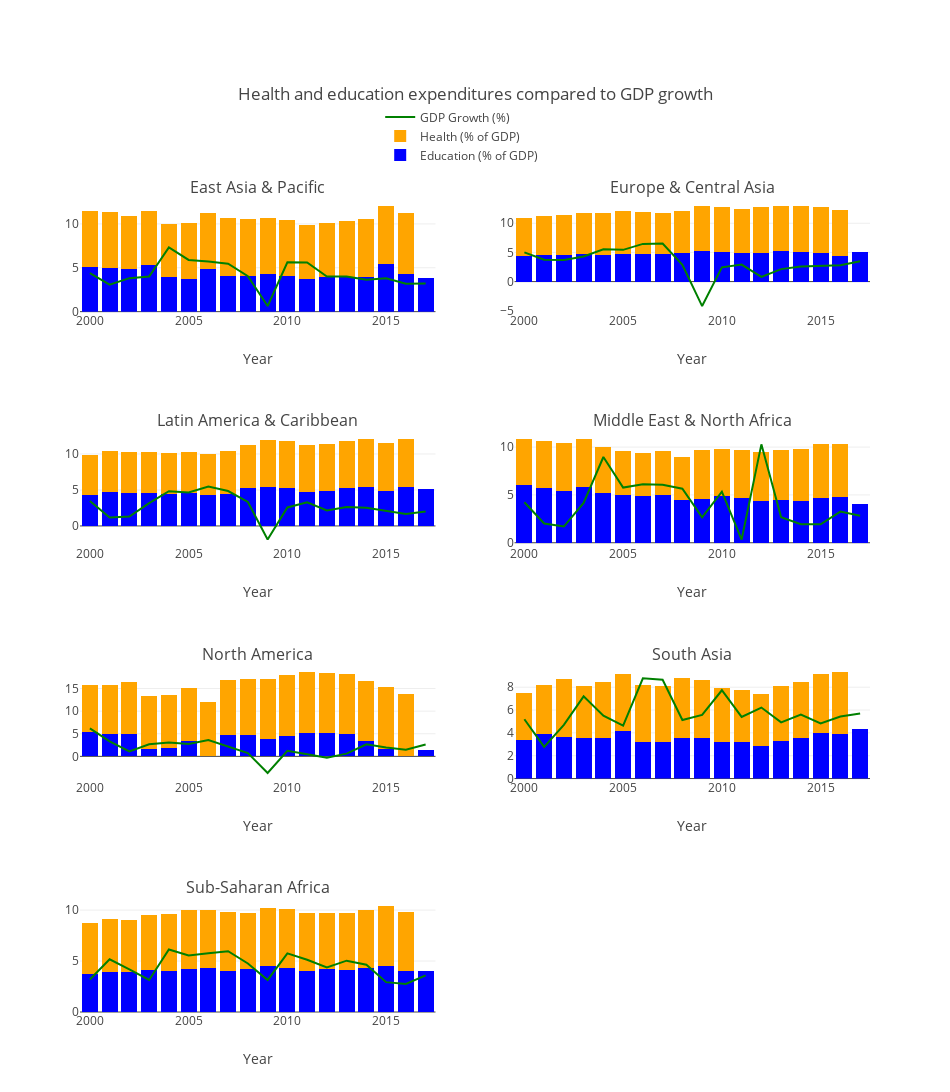

Notebook source saved alongside this figure:
### Code cell
fig = go.Figure()
fig = tools.make_subplots(
        rows=4, 
        cols=2, 
        subplot_titles=[reg for reg in grouped_ed_health_econ_exp['Region'].unique()],
        vertical_spacing=0.15,
        print_grid=False)

exp_education = []
exp_health = []
gdp_growth = []
for reg in grouped_ed_health_econ_exp['Region'].unique():
    reg_grouped_ed_health_econ_exp = grouped_ed_health_econ_exp[grouped_ed_health_econ_exp['Region'] == reg]

    reg_exp_education = go.Bar(
            x=reg_grouped_ed_health_econ_exp['Year'], 
            y=reg_grouped_ed_health_econ_exp['Expenditure on Education (% of GDP)'], 
            name='Education (% of GDP)',
            showlegend=False,
            marker=go.bar.Marker(
                color='Blue'))

    reg_exp_health = go.Bar(
            x=reg_grouped_ed_health_econ_exp['Year'], 
            y=reg_grouped_ed_health_econ_exp['Expenditure on Health(% of GDP)'], 
            name='Health (% of GDP)',
            showlegend=False,
            marker=go.bar.Marker(
                color='Orange'))

    reg_gdp_growth = go.Scatter(
            x=reg_grouped_ed_health_econ_exp['Year'], 
            y=reg_grouped_ed_health_econ_exp['GDP Growth(%)'], 
            name='GDP Growth (%)', 
            showlegend=False,
            mode='lines',
            marker=go.scatter.Marker(
                color='Green'))

    exp_education.append(reg_exp_education)
    exp_health.append(reg_exp_health)
    gdp_growth.append(reg_gdp_growth)

for i in range(8):
    col = i%2 + 1
    row = i//2 + 1
    
    exp_education[0]['showlegend'] = True
    exp_health[0]['showlegend'] = True
    gdp_growth[0]['showlegend'] = True
    
    if i < 7:
        fig.append_trace(exp_education[i], row, col)
        fig.append_trace(exp_health[i], row, col)
        fig.append_trace(gdp_growth[i], row, col)

fig['layout'].update(go.Layout(
                        title='Health and education expenditures compared to GDP growth',
                        height=1100,
                        width=950,
                        barmode='stack',
                        margin=dict(t=200), 
                        legend=dict(x=0.38, y=1.12),
    
                        xaxis1= go.layout.XAxis(title='Year'),
                        xaxis2= go.layout.XAxis(title='Year'),
                        xaxis3= go.layout.XAxis(title='Year'),
                        xaxis4= go.layout.XAxis(title='Year'),
                        xaxis5= go.layout.XAxis(title='Year'),
                        xaxis6= go.layout.XAxis(title='Year'),
                        xaxis7= go.layout.XAxis(title='Year')
                        )
                    )        
              
py(fig)

### Figure 1 — Plotly figure (JSON) as saved in the notebook; plotly's stock layout.template omitted (floating-point values rounded to 4 significant figures)
{"data": [{"marker": {"color": "Blue"}, "name": "Education (% of GDP)", "showlegend": true, "type": "bar", "uid": "5afffb63-4c30-4890-8c78-b5ef6e0cfe9c", "x": ["2000", "2001", "2002", "2003", "2004", "2005", "2006", "2007", "2008", "2009", "2010", "2011", "2012", "2013", "2014", "2015", "2016", "2017"], "xaxis": "x", "y": [5.05, 4.991, 4.897, 5.333, 3.922, 3.774, 4.821, 4.115, 4.021, 4.263, 4.032, 3.683, 3.919, 3.98, 3.928, 5.39, 4.333, 3.796], "yaxis": "y"}, {"marker": {"color": "Orange"}, "name": "Health (% of GDP)", "showlegend": true, "type": "bar", "uid": "519f460b-cdd0-4106-8fc2-9f97f9285e4e", "x": ["2000", "2001", "2002", "2003", "2004", "2005", "2006", "2007", "2008", "2009", "2010", "2011", "2012", "2013", "2014", "2015", "2016", "2017"], "xaxis": "x", "y": [6.43, 6.366, 6.05, 6.104, 6.092, 6.315, 6.452, 6.536, 6.498, 6.447, 6.389, 6.166, 6.205, 6.376, 6.611, 6.698, 6.953, null], "yaxis": "y"}, {"marker": {"color": "Green"}, "mode": "lines", "name": "GDP Growth (%)", "showlegend": true, "type": "scatter", "uid": "13ebbbce-1acd-4e38-90b1-f6ce2fd881ee", "x": ["2000", "2001", "2002", "2003", "2004", "2005", "2006", "2007", "2008", "2009", "2010", "2011", "2012", "2013", "2014", "2015", "2016", "2017"], "xaxis": "x", "y": [4.4, 3.084, 3.819, 3.994, 7.322, 5.897, 5.726, 5.462, 4.046, 0.6368, 5.626, 5.6, 3.998, 3.998, 3.628, 3.812, 3.175, 3.212], "yaxis": "y"}, {"marker": {"color": "Blue"}, "name": "Education (% of GDP)", "showlegend": false, "type": "bar", "uid": "1c112e60-d4ec-47d5-ad54-b31977ac0aa4", "x": ["2000", "2001", "2002", "2003", "2004", "2005", "2006", "2007", "2008", "2009", "2010", "2011", "2012", "2013", "2014", "2015", "2016", "2017"], "xaxis": "x2", "y": [4.348, 4.551, 4.582, 4.743, 4.518, 4.785, 4.709, 4.685, 4.839, 5.238, 5.079, 4.879, 4.946, 5.185, 5.144, 4.966, 4.377, 5.004], "yaxis": "y2"}, {"marker": {"color": "Orange"}, "name": "Health (% of GDP)", "showlegend": false, "type": "bar", "uid": "55970dea-6cc1-4c53-8f14-f6075a6042c9", "x": ["2000", "2001", "2002", "2003", "2004", "2005", "2006", "2007", "2008", "2009", "2010", "2011", "2012", "2013", "2014", "2015", "2016", "2017"], "xaxis": "x2", "y": [6.523, 6.671, 6.846, 7.098, 7.285, 7.337, 7.186, 7.054, 7.215, 7.766, 7.695, 7.546, 7.759, 7.847, 7.875, 7.869, 7.884, null], "yaxis": "y2"}, {"marker": {"color": "Green"}, "mode": "lines", "name": "GDP Growth (%)", "showlegend": false, "type": "scatter", "uid": "47b14c8f-93dd-41e4-8ca0-7e8bd8eb9b03", "x": ["2000", "2001", "2002", "2003", "2004", "2005", "2006", "2007", "2008", "2009", "2010", "2011", "2012", "2013", "2014", "2015", "2016", "2017"], "xaxis": "x2", "y": [5.017, 3.761, 3.717, 4.316, 5.539, 5.441, 6.465, 6.525, 2.887, -4.2, 2.443, 2.92, 0.8124, 2.134, 2.565, 2.689, 2.79, 3.503], "yaxis": "y2"}, {"marker": {"color": "Blue"}, "name": "Education (% of GDP)", "showlegend": false, "type": "bar", "uid": "a6c1a691-cb7a-4a65-896e-c47f2ae4b018", "x": ["2000", "2001", "2002", "2003", "2004", "2005", "2006", "2007", "2008", "2009", "2010", "2011", "2012", "2013", "2014", "2015", "2016", "2017"], "xaxis": "x3", "y": [4.298, 4.767, 4.604, 4.581, 4.479, 4.52, 4.273, 4.478, 5.249, 5.427, 5.327, 4.69, 4.856, 5.233, 5.408, 4.879, 5.366, 5.135], "yaxis": "y3"}, {"marker": {"color": "Orange"}, "name": "Health (% of GDP)", "showlegend": false, "type": "bar", "uid": "5a074057-2105-4407-b72b-a9cd315a912a", "x": ["2000", "2001", "2002", "2003", "2004", "2005", "2006", "2007", "2008", "2009", "2010", "2011", "2012", "2013", "2014", "2015", "2016", "2017"], "xaxis": "x3", "y": [5.545, 5.608, 5.727, 5.742, 5.674, 5.709, 5.78, 5.915, 6.015, 6.45, 6.48, 6.579, 6.541, 6.523, 6.669, 6.669, 6.671, null], "yaxis": "y3"}, {"marker": {"color": "Green"}, "mode": "lines", "name": "GDP Growth (%)", "showlegend": false, "type": "scatter", "uid": "4b4c0096-bf05-462d-b42b-33bf77c66f32", "x": ["2000", "2001", "2002", "2003", "2004", "2005", "2006", "2007", "2008", "2009", "2010", "2011", "2012", "2013", "2014", "2015", "2016", "2017"], "xaxis": "x3", "y": [3.463, 1.174, 1.303, 3.162, 4.827, 4.638, 5.483, 4.853, 3.327, -1.886, 2.565, 3.296, 2.145, 2.64, 2.512, 2.073, 1.666, 2.012], "yaxis": "y3"}, {"marker": {"color": "Blue"}, "name": "Education (% of GDP)", "showlegend": false, "type": "bar", "uid": "31d59087-f098-4aea-b4fa-0cf781e5ff98", "x": ["2000", "2001", "2002", "2003", "2004", "2005", "2006", "2007", "2008", "2009", "2010", "2011", "2012", "2013", "2014", "2015", "2016", "2017"], "xaxis": "x4", "y": [6.064, 5.675, 5.373, 5.803, 5.225, 4.976, 4.847, 4.967, 4.489, 4.532, 4.917, 4.7, 4.385, 4.516, 4.385, 4.726, 4.772, 4.084], "yaxis": "y4"}, {"marker": {"color": "Orange"}, "name": "Health (% of GDP)", "showlegend": false, "type": "bar", "uid": "67781cf2-f30f-4c21-ad41-9ef0bcd224fe", "x": ["2000", "2001", "2002", "2003", "2004", "2005", "2006", "2007", "2008", "2009", "2010", "2011", "2012", "2013", "2014", "2015", "2016", "2017"], "xaxis": "x4", "y": [4.744, 5.009, 5.095, 5.04, 4.813, 4.582, 4.556, 4.599, 4.511, 5.14, 4.854, 4.992, 5.062, 5.146, 5.38, 5.65, 5.558, null], "yaxis": "y4"}, {"marker": {"color": "Green"}, "mode": "lines", "name": "GDP Growth (%)", "showlegend": false, "type": "scatter", "uid": "90f84961-adb2-4666-a082-67bdf2a3c293", "x": ["2000", "2001", "2002", "2003", "2004", "2005", "2006", "2007", "2008", "2009", "2010", "2011", "2012", "2013", "2014", "2015", "2016", "2017"], "xaxis": "x4", "y": [4.238, 2.01, 1.693, 4.16, 8.964, 5.764, 6.113, 6.062, 5.652, 2.653, 5.332, 0.3369, 10.29, 2.66, 1.945, 1.92, 3.254, 2.818], "yaxis": "y4"}, {"marker": {"color": "Blue"}, "name": "Education (% of GDP)", "showlegend": false, "type": "bar", "uid": "e31c93b4-2009-4c7b-b2f1-d9abf4212570", "x": ["2000", "2001", "2002", "2003", "2004", "2005", "2006", "2007", "2008", "2009", "2010", "2011", "2012", "2013", "2014", "2015", "2016", "2017"], "xaxis": "x5", "y": [5.442, 4.97, 5.011, 1.666, 1.776, 3.385, null, 4.78, 4.638, 3.734, 4.478, 5.249, 5.195, 4.944, 3.386, 1.69, null, 1.492], "yaxis": "y5"}, {"marker": {"color": "Orange"}, "name": "Health (% of GDP)", "showlegend": false, "type": "bar", "uid": "0bae2c3a-5f5b-456d-b1b5-5b5c5d9dfff2", "x": ["2000", "2001", "2002", "2003", "2004", "2005", "2006", "2007", "2008", "2009", "2010", "2011", "2012", "2013", "2014", "2015", "2016", "2017"], "xaxis": "x5", "y": [10.39, 10.91, 11.42, 11.75, 11.82, 11.8, 11.93, 12.1, 12.38, 13.46, 13.48, 13.3, 13.3, 13.23, 13.24, 13.6, 13.8, null], "yaxis": "y5"}, {"marker": {"color": "Green"}, "mode": "lines", "name": "GDP Growth (%)", "showlegend": false, "type": "scatter", "uid": "73403da5-c506-404e-87b0-0120a49324f8", "x": ["2000", "2001", "2002", "2003", "2004", "2005", "2006", "2007", "2008", "2009", "2010", "2011", "2012", "2013", "2014", "2015", "2016", "2017"], "xaxis": "x5", "y": [6.197, 3.323, 1.106, 2.673, 3.064, 2.74, 3.611, 2.229, 0.7455, -3.67, 1.237, 0.4509, -0.2798, 0.602, 2.654, 1.941, 1.491, 2.632], "yaxis": "y5"}, {"marker": {"color": "Blue"}, "name": "Education (% of GDP)", "showlegend": false, "type": "bar", "uid": "14e6ae50-81f8-4081-ab9c-092cb528bac1", "x": ["2000", "2001", "2002", "2003", "2004", "2005", "2006", "2007", "2008", "2009", "2010", "2011", "2012", "2013", "2014", "2015", "2016", "2017"], "xaxis": "x6", "y": [3.367, 3.866, 3.654, 3.543, 3.59, 4.189, 3.239, 3.193, 3.575, 3.566, 3.238, 3.18, 2.817, 3.278, 3.573, 3.949, 3.887, 4.328], "yaxis": "y6"}, {"marker": {"color": "Orange"}, "name": "Health (% of GDP)", "showlegend": false, "type": "bar", "uid": "55ed6547-f41b-4471-ba6a-3743ca9659df", "x": ["2000", "2001", "2002", "2003", "2004", "2005", "2006", "2007", "2008", "2009", "2010", "2011", "2012", "2013", "2014", "2015", "2016", "2017"], "xaxis": "x6", "y": [4.113, 4.367, 5.071, 4.566, 4.883, 5.011, 4.994, 4.928, 5.269, 5.065, 4.717, 4.588, 4.617, 4.822, 4.89, 5.189, 5.403, null], "yaxis": "y6"}, {"marker": {"color": "Green"}, "mode": "lines", "name": "GDP Growth (%)", "showlegend": false, "type": "scatter", "uid": "f01b1ea3-79c0-40e0-8c4d-aaf026dd44b7", "x": ["2000", "2001", "2002", "2003", "2004", "2005", "2006", "2007", "2008", "2009", "2010", "2011", "2012", "2013", "2014", "2015", "2016", "2017"], "xaxis": "x6", "y": [5.196, 2.771, 4.706, 7.197, 5.5, 4.634, 8.783, 8.653, 5.129, 5.579, 7.733, 5.396, 6.219, 4.918, 5.612, 4.824, 5.43, 5.697], "yaxis": "y6"}, {"marker": {"color": "Blue"}, "name": "Education (% of GDP)", "showlegend": false, "type": "bar", "uid": "309ab722-a39e-4914-b2f2-7d242394d677", "x": ["2000", "2001", "2002", "2003", "2004", "2005", "2006", "2007", "2008", "2009", "2010", "2011", "2012", "2013", "2014", "2015", "2016", "2017"], "xaxis": "x7", "y": [3.682, 3.934, 3.911, 4.116, 3.977, 4.259, 4.291, 4.041, 4.262, 4.5, 4.274, 4.009, 4.264, 4.113, 4.322, 4.474, 4.071, 3.974], "yaxis": "y7"}, {"marker": {"color": "Orange"}, "name": "Health (% of GDP)", "showlegend": false, "type": "bar", "uid": "7910a880-365a-4b94-9f0a-2b57efe347a1", "x": ["2000", "2001", "2002", "2003", "2004", "2005", "2006", "2007", "2008", "2009", "2010", "2011", "2012", "2013", "2014", "2015", "2016", "2017"], "xaxis": "x7", "y": [5.071, 5.165, 5.136, 5.415, 5.684, 5.725, 5.739, 5.749, 5.5, 5.72, 5.81, 5.672, 5.48, 5.648, 5.723, 5.933, 5.767, null], "yaxis": "y7"}, {"marker": {"color": "Green"}, "mode": "lines", "name": "GDP Growth (%)", "showlegend": false, "type": "scatter", "uid": "9c299bb1-759e-4db2-abcd-eb1025025f14", "x": ["2000", "2001", "2002", "2003", "2004", "2005", "2006", "2007", "2008", "2009", "2010", "2011", "2012", "2013", "2014", "2015", "2016", "2017"], "xaxis": "x7", "y": [3.183, 5.174, 4.193, 3.143, 6.131, 5.541, 5.763, 5.963, 4.757, 3.144, 5.751, 5.12, 4.378, 5.036, 4.638, 2.93, 2.749, 3.588], "yaxis": "y7"}], "layout": {"annotations": [{"font": {"size": 16}, "showarrow": false, "text": "East Asia & Pacific", "x": 0.225, "xanchor": "center", "xref": "paper", "y": 1, "yanchor": "bottom", "yref": "paper"}, {"font": {"size": 16}, "showarrow": false, "text": "Europe & Central Asia", "x": 0.775, "xanchor": "center", "xref": "paper", "y": 1, "yanchor": "bottom", "yref": "paper"}, {"font": {"size": 16}, "showarrow": false, "text": "Latin America & Caribbean", "x": 0.225, "xanchor": "center", "xref": "paper", "y": 0.7125, "yanchor": "bottom", "yref": "paper"}, {"font": {"size": 16}, "showarrow": false, "text": "Middle East & North Africa", "x": 0.775, "xanchor": "center", "xref": "paper", "y": 0.7125, "yanchor": "bottom", "yref": "paper"}, {"font": {"size": 16}, "showarrow": false, "text": "North America", "x": 0.225, "xanchor": "center", "xref": "paper", "y": 0.425, "yanchor": "bottom", "yref": "paper"}, {"font": {"size": 16}, "showarrow": false, "text": "South Asia", "x": 0.775, "xanchor": "center", "xref": "paper", "y": 0.425, "yanchor": "bottom", "yref": "paper"}, {"font": {"size": 16}, "showarrow": false, "text": "Sub-Saharan Africa", "x": 0.225, "xanchor": "center", "xref": "paper", "y": 0.1375, "yanchor": "bottom", "yref": "paper"}], "barmode": "stack", "height": 1100, "legend": {"x": 0.38, "y": 1.12}, "margin": {"t": 200}, "title": {"text": "Health and education expenditures compared to GDP growth"}, "width": 950, "xaxis": {"anchor": "y", "domain": [0, 0.45], "title": {"text": "Year"}}, "xaxis2": {"anchor": "y2", "domain": [0.55, 1], "title": {"text": "Year"}}, "xaxis3": {"anchor": "y3", "domain": [0, 0.45], "title": {"text": "Year"}}, "xaxis4": {"anchor": "y4", "domain": [0.55, 1], "title": {"text": "Year"}}, "xaxis5": {"anchor": "y5", "domain": [0, 0.45], "title": {"text": "Year"}}, "xaxis6": {"anchor": "y6", "domain": [0.55, 1], "title": {"text": "Year"}}, "xaxis7": {"anchor": "y7", "domain": [0, 0.45], "title": {"text": "Year"}}, "xaxis8": {"anchor": "y8", "domain": [0.55, 1]}, "yaxis": {"anchor": "x", "domain": [0.8625, 1]}, "yaxis2": {"anchor": "x2", "domain": [0.8625, 1]}, "yaxis3": {"anchor": "x3", "domain": [0.575, 0.7125]}, "yaxis4": {"anchor": "x4", "domain": [0.575, 0.7125]}, "yaxis5": {"anchor": "x5", "domain": [0.2875, 0.425]}, "yaxis6": {"anchor": "x6", "domain": [0.2875, 0.425]}, "yaxis7": {"anchor": "x7", "domain": [0, 0.1375]}, "yaxis8": {"anchor": "x8", "domain": [0, 0.1375]}}}
